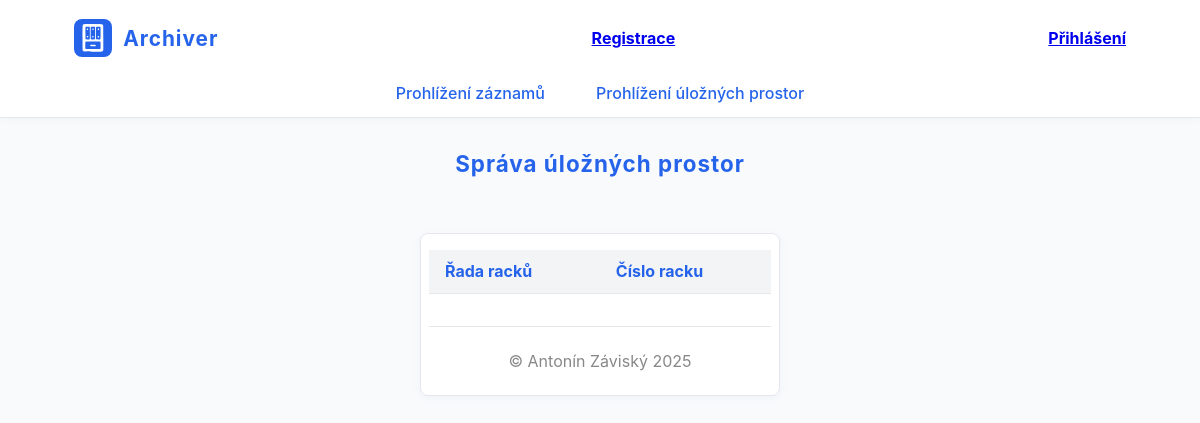
Before: /storage.php with the older database file.
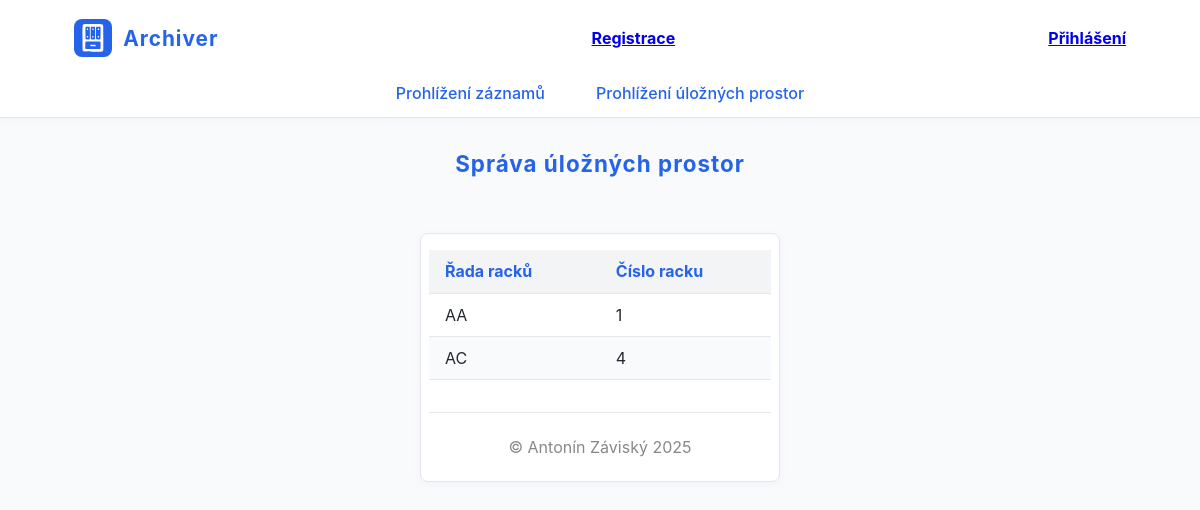
After: the same page with the newer database file.
### tables this page shows
CREATE TABLE `storage` (
  `ID` int(11) NOT NULL,
  `radaRacku` varchar(2) NOT NULL,
  `cisloRacku` int(11) NOT NULL
);

### db/storage.php (called while the page is built, shortened)
<?php
function listStorage($db){
    $result = mysqli_query($db, "SELECT * FROM storage ORDER BY radaRacku ASC");
    return $racks = mysqli_fetch_all($result, MYSQLI_ASSOC);
}

### storage.phtml (the view, shortened to what this page needs)
<h2>Správa úložných prostor</h2>
<div class="stul2">
    <table>
        <thead>
            <th>Řada racků</th>
            <th>Číslo racku</th>
        </thead>
        <tbody>
            <?php
                foreach($racks as $rack){
            ?>
                <tr>
                    <td><?= $rack["radaRacku"] ?></td>
                    <td><?= $rack["cisloRacku"] ?></td>
                </tr>
            <?php } ?>
        </tbody>
    </table>

Changed rows visible on the page:
added storage: radaRacku "AA", cisloRacku "1"
added storage: radaRacku "AC", cisloRacku "4"
